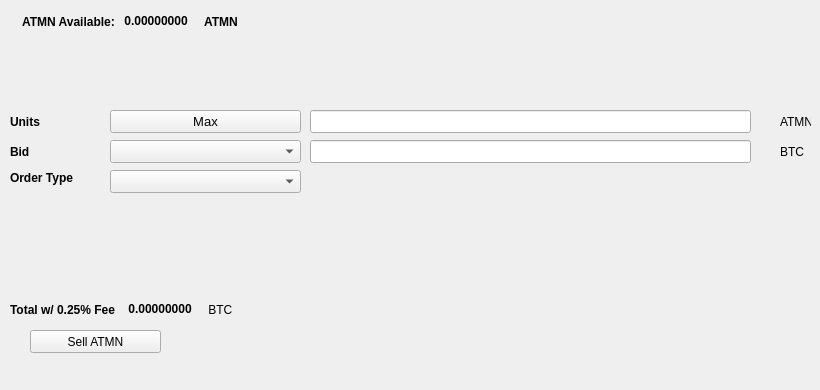
   <widget class="QWidget" name="SellTab">
    <attribute name="title">
     <string>Sell</string>
    </attribute>
    <widget class="QLabel" name="label_16">
     <property name="geometry">
      <rect>
       <x>780</x>
       <y>140</y>
       <width>31</width>
       <height>23</height>
      </rect>
     </property>
     <property name="text">
      <string>BTC</string>
     </property>
    </widget>
    <widget class="QComboBox" name="SellBidcomboBox">
     <property name="geometry">
      <rect>
       <x>110</x>
       <y>140</y>
       <width>191</width>
       <height>23</height>
      </rect>
     </property>
     <property name="font">
      <font>
       <pointsize>10</pointsize>
      </font>
     </property>
    </widget>
    <widget class="QLabel" name="label_18">
     <property name="geometry">
      <rect>
       <x>10</x>
       <y>110</y>
       <width>46</width>
       <height>23</height>
      </rect>
     </property>
     <property name="font">
      <font>
       <weight>75</weight>
       <bold>true</bold>
      </font>
     </property>
     <property name="text">
      <string>Units</string>
     </property>
    </widget>
    <widget class="QPushButton" name="Sell_Max_Amount">
     <property name="geometry">
      <rect>
       <x>110</x>
       <y>110</y>
       <width>191</width>
       <height>23</height>
      </rect>
     </property>
     <property name="font">
      <font>
       <pointsize>10</pointsize>
      </font>
     </property>
     <property name="text">
      <string>Max</string>
     </property>
    </widget>
    <widget class="QLabel" name="label_20">
     <property name="geometry">
      <rect>
       <x>10</x>
       <y>170</y>
       <width>91</width>
       <height>16</height>
      </rect>
     </property>
     <property name="font">
      <font>
       <weight>75</weight>
       <bold>true</bold>
      </font>
     </property>
     <property name="text">
      <string>Order Type</string>
     </property>
    </widget>
    <widget class="QComboBox" name="SellOrdertypeCombo">
     <property name="geometry">
      <rect>
       <x>110</x>
       <y>170</y>
       <width>191</width>
       <height>23</height>
      </rect>
     </property>
     <property name="font">
      <font>
       <pointsize>10</pointsize>
      </font>
     </property>
    </widget>
    <widget class="QLabel" name="label_21">
     <property name="geometry">
      <rect>
       <x>10</x>
       <y>140</y>
       <width>46</width>
       <height>23</height>
      </rect>
     </property>
     <property name="font">
      <font>
       <weight>75</weight>
       <bold>true</bold>
      </font>
     </property>
     <property name="text">
      <string>Bid</string>
     </property>
    </widget>
    <widget class="QLabel" name="label_22">
     <property name="geometry">
      <rect>
       <x>780</x>
       <y>110</y>
       <width>31</width>
       <height>23</height>
      </rect>
     </property>
     <property name="text">
      <string>ATMN</string>
     </property>
    </widget>
    <widget class="QLineEdit" name="UnitsInputENZ">
     <property name="geometry">
      <rect>
       <x>310</x>
       <y>110</y>
       <width>441</width>
       <height>23</height>
      </rect>
     </property>
     <property name="font">
      <font>
       <pointsize>9</pointsize>
       <weight>75</weight>
       <bold>true</bold>
      </font>
     </property>
    </widget>
    <widget class="QLineEdit" name="SellBidPriceEdit">
     <property name="geometry">
      <rect>
       <x>310</x>
       <y>140</y>
       <width>441</width>
       <height>23</height>
      </rect>
     </property>
     <property name="font">
      <font>
       <pointsize>9</pointsize>
       <weight>75</weight>
       <bold>true</bold>
      </font>
     </property>
    </widget>
    <widget class="QPushButton" name="SellENZBTN">
     <property name="geometry">
      <rect>
       <x>30</x>
       <y>330</y>
       <width>131</width>
       <height>23</height>
      </rect>
     </property>
     <property name="text">
      <string>Sell ATMN</string>
     </property>
     <property name="icon">
      <iconset resource="../antimony">
       <normaloff>:/icons/bitcoin</normaloff>:/icons/bitcoin</iconset>
     </property>
    </widget>
    <widget class="QWidget" name="layoutWidget3">
     <property name="geometry">
      <rect>
       <x>22</x>
       <y>12</y>
       <width>258</width>
       <height>19</height>
      </rect>
     </property>
     <layout class="QHBoxLayout" name="horizontalLayout">
      <item>
       <widget class="QLabel" name="label232_2">
        <property name="font">
         <font>
          <weight>75</weight>
          <bold>true</bold>
         </font>
        </property>
        <property name="text">
         <string>ATMN Available:</string>
        </property>
       </widget>
      </item>
      <item>
       <widget class="QLabel" name="ENZAvailableLabel">
        <property name="palette">
         <palette>
          <active>
           <colorrole role="WindowText">
            <brush brushstyle="SolidPattern">
             <color alpha="255">
              <red>0</red>
              <green>0</green>
              <blue>0</blue>
             </color>
            </brush>
           </colorrole>
           <colorrole role="Button">
            <brush brushstyle="SolidPattern">
             <color alpha="255">
              <red>0</red>
              <green>170</green>
              <blue>0</blue>
             </color>
            </brush>
           </colorrole>
           <colorrole role="Light">
            <brush brushstyle="SolidPattern">
             <color alpha="255">
              <red>0</red>
              <green>255</green>
              <blue>0</blue>
             </color>
            </brush>
           </colorrole>
           <colorrole role="Midlight">
            <brush brushstyle="SolidPattern">
             <color alpha="255">
              <red>0</red>
              <green>212</green>
              <blue>0</blue>
             </color>
            </brush>
           </colorrole>
           <colorrole role="Dark">
            <brush brushstyle="SolidPattern">
             <color alpha="255">
              <red>0</red>
              <green>85</green>
              <blue>0</blue>
             </color>
            </brush>
           </colorrole>
           <colorrole role="Mid">
            <brush brushstyle="SolidPattern">
             <color alpha="255">
              <red>0</red>
              <green>113</green>
              <blue>0</blue>
             </color>
            </brush>
           </colorrole>
           <colorrole role="Text">
            <brush brushstyle="SolidPattern">
             <color alpha="255">
              <red>0</red>
              <green>170</green>
              <blue>0</blue>
             </color>
            </brush>
           </colorrole>
           <colorrole role="BrightText">
            <brush brushstyle="SolidPattern">
             <color alpha="255">
              <red>255</red>
              <green>255</green>
              <blue>255</blue>
             </color>
            </brush>
           </colorrole>
           <colorrole role="ButtonText">
            <brush brushstyle="SolidPattern">
             <color alpha="255">
              <red>0</red>
              <green>0</green>
              <blue>0</blue>
             </color>
            </brush>
           </colorrole>
           <colorrole role="Base">
            <brush brushstyle="SolidPattern">
             <color alpha="255">
              <red>255</red>
              <green>255</green>
              <blue>255</blue>
             </color>
            </brush>
           </colorrole>
           <colorrole role="Window">
            <brush brushstyle="SolidPattern">
             <color alpha="255">
              <red>0</red>
              <green>170</green>
              <blue>0</blue>
             </color>
            </brush>
           </colorrole>
           <colorrole role="Shadow">
            <brush brushstyle="SolidPattern">
             <color alpha="255">
              <red>0</red>
              <green>0</green>
              <blue>0</blue>
             </color>
            </brush>
           </colorrole>
           <colorrole role="AlternateBase">
            <brush brushstyle="SolidPattern">
             <color alpha="255">
              <red>127</red>
              <green>212</green>
              <blue>127</blue>
             </color>
            </brush>
           </colorrole>
           <colorrole role="ToolTipBase">
            <brush brushstyle="SolidPattern">
             <color alpha="255">
              <red>255</red>
              <green>255</green>
              <blue>220</blue>
             </color>
            </brush>
           </colorrole>
           <colorrole role="ToolTipText">
            <brush brushstyle="SolidPattern">
             <color alpha="255">
              <red>0</red>
              <green>0</green>
              <blue>0</blue>
             </color>
            </brush>
           </colorrole>
          </active>
          <inactive>
           <colorrole role="WindowText">
            <brush brushstyle="SolidPattern">
             <color alpha="255">
              <red>0</red>
              <green>0</green>
              <blue>0</blue>
             </color>
            </brush>
           </colorrole>
           <colorrole role="Button">
            <brush brushstyle="SolidPattern">
             <color alpha="255">
              <red>0</red>
              <green>170</green>
              <blue>0</blue>
             </color>
            </brush>
           </colorrole>
           <colorrole role="Light">
            <brush brushstyle="SolidPattern">
             <color alpha="255">
              <red>0</red>
              <green>255</green>
              <blue>0</blue>
             </color>
            </brush>
           </colorrole>
           <colorrole role="Midlight">
            <brush brushstyle="SolidPattern">
             <color alpha="255">
              <red>0</red>
              <green>212</green>
              <blue>0</blue>
             </color>
            </brush>
           </colorrole>
           <colorrole role="Dark">
            <brush brushstyle="SolidPattern">
             <color alpha="255">
              <red>0</red>
              <green>85</green>
              <blue>0</blue>
             </color>
            </brush>
           </colorrole>
           <colorrole role="Mid">
            <brush brushstyle="SolidPattern">
             <color alpha="255">
              <red>0</red>
              <green>113</green>
              <blue>0</blue>
             </color>
            </brush>
           </colorrole>
           <colorrole role="Text">
            <brush brushstyle="SolidPattern">
             <color alpha="255">
              <red>0</red>
              <green>170</green>
              <blue>0</blue>
             </color>
            </brush>
           </colorrole>
           <colorrole role="BrightText">
            <brush brushstyle="SolidPattern">
             <color alpha="255">
              <red>255</red>
              <green>255</green>
              <blue>255</blue>
             </color>
            </brush>
           </colorrole>
           <colorrole role="ButtonText">
            <brush brushstyle="SolidPattern">
             <color alpha="255">
              <red>0</red>
              <green>0</green>
              <blue>0</blue>
             </color>
            </brush>
           </colorrole>
           <colorrole role="Base">
            <brush brushstyle="SolidPattern">
             <color alpha="255">
              <red>255</red>
              <green>255</green>
              <blue>255</blue>
             </color>
            </brush>
           </colorrole>
           <colorrole role="Window">
            <brush brushstyle="SolidPattern">
             <color alpha="255">
              <red>0</red>
              <green>170</green>
              <blue>0</blue>
             </color>
            </brush>
           </colorrole>
           <colorrole role="Shadow">
            <brush brushstyle="SolidPattern">
             <color alpha="255">
              <red>0</red>
              <green>0</green>
              <blue>0</blue>
             </color>
            </brush>
           </colorrole>
           <colorrole role="AlternateBase">
            <brush brushstyle="SolidPattern">
             <color alpha="255">
              <red>127</red>
              <green>212</green>
              <blue>127</blue>
             </color>
            </brush>
           </colorrole>
           <colorrole role="ToolTipBase">
            <brush brushstyle="SolidPattern">
             <color alpha="255">
              <red>255</red>
              <green>255</green>
              <blue>220</blue>
             </color>
            </brush>
           </colorrole>
           <colorrole role="ToolTipText">
            <brush brushstyle="SolidPattern">
             <color alpha="255">
              <red>0</red>
              <green>0</green>
              <blue>0</blue>
             </color>
            </brush>
           </colorrole>
          </inactive>
          <disabled>
           <colorrole role="WindowText">
            <brush brushstyle="SolidPattern">
             <color alpha="255">
              <red>0</red>
              <green>85</green>
              <blue>0</blue>
             </color>
            </brush>
           </colorrole>
           <colorrole role="Button">
            <brush brushstyle="SolidPattern">
             <color alpha="255">
              <red>0</red>
              <green>170</green>
              <blue>0</blue>
             </color>
            </brush>
           </colorrole>
           <colorrole role="Light">
            <brush brushstyle="SolidPattern">
             <color alpha="255">
              <red>0</red>
              <green>255</green>
              <blue>0</blue>
             </color>
            </brush>
           </colorrole>
           <colorrole role="Midlight">
            <brush brushstyle="SolidPattern">
             <color alpha="255">
              <red>0</red>
              <green>212</green>
              <blue>0</blue>
             </color>
            </brush>
           </colorrole>
           <colorrole role="Dark">
            <brush brushstyle="SolidPattern">
             <color alpha="255">
              <red>0</red>
              <green>85</green>
              <blue>0</blue>
             </color>
            </brush>
           </colorrole>
           <colorrole role="Mid">
            <brush brushstyle="SolidPattern">
             <color alpha="255">
              <red>0</red>
              <green>113</green>
              <blue>0</blue>
             </color>
            </brush>
           </colorrole>
           <colorrole role="Text">
            <brush brushstyle="SolidPattern">
             <color alpha="255">
              <red>0</red>
              <green>85</green>
              <blue>0</blue>
             </color>
            </brush>
           </colorrole>
           <colorrole role="BrightText">
            <brush brushstyle="SolidPattern">
             <color alpha="255">
              <red>255</red>
              <green>255</green>
              <blue>255</blue>
             </color>
            </brush>
           </colorrole>
           <colorrole role="ButtonText">
            <brush brushstyle="SolidPattern">
             <color alpha="255">
              <red>0</red>
              <green>85</green>
              <blue>0</blue>
             </color>
            </brush>
           </colorrole>
           <colorrole role="Base">
            <brush brushstyle="SolidPattern">
             <color alpha="255">
              <red>0</red>
              <green>170</green>
              <blue>0</blue>
             </color>
            </brush>
           </colorrole>
           <colorrole role="Window">
            <brush brushstyle="SolidPattern">
             <color alpha="255">
              <red>0</red>
              <green>170</green>
              <blue>0</blue>
             </color>
            </brush>
           </colorrole>
           <colorrole role="Shadow">
            <brush brushstyle="SolidPattern">
             <color alpha="255">
              <red>0</red>
              <green>0</green>
              <blue>0</blue>
             </color>
            </brush>
           </colorrole>
           <colorrole role="AlternateBase">
            <brush brushstyle="SolidPattern">
             <color alpha="255">
              <red>0</red>
              <green>170</green>
              <blue>0</blue>
             </color>
            </brush>
           </colorrole>
           <colorrole role="ToolTipBase">
            <brush brushstyle="SolidPattern">
             <color alpha="255">
              <red>255</red>
              <green>255</green>
              <blue>220</blue>
             </color>
            </brush>
           </colorrole>
           <colorrole role="ToolTipText">
            <brush brushstyle="SolidPattern">
             <color alpha="255">
              <red>0</red>
              <green>0</green>
              <blue>0</blue>
             </color>
            </brush>
           </colorrole>
          </disabled>
         </palette>
        </property>
        <property name="font">
         <font>
          <weight>75</weight>
          <bold>true</bold>
         </font>
        </property>
        <property name="text">
         <string> 0.00000000 </string>
        </property>
        <property name="textInteractionFlags">
         <set>Qt::LinksAccessibleByMouse|Qt::TextSelectableByKeyboard|Qt::TextSelectableByMouse</set>
        </property>
       </widget>
      </item>
      <item>
       <widget class="QLabel" name="labelENZ">
        <property name="font">
         <font>
          <weight>75</weight>
          <bold>true</bold>
         </font>
        </property>
        <property name="text">
         <string>ATMN</string>
        </property>
       </widget>
      </item>
     </layout>
    </widget>
    <widget class="QWidget" name="layoutWidget">
     <property name="geometry">
      <rect>
       <x>10</x>
       <y>300</y>
       <width>268</width>
       <height>19</height>
      </rect>
     </property>
     <layout class="QHBoxLayout" name="horizontalLayout_2">
      <item>
       <widget class="QLabel" name="label_19">
        <property name="font">
         <font>
          <weight>75</weight>
          <bold>true</bold>
         </font>
        </property>
        <property name="text">
         <string>Total w/ 0.25% Fee </string>
        </property>
       </widget>
      </item>
      <item>
       <widget class="QLabel" name="SellCostLabel">
        <property name="palette">
         <palette>
          <active>
           <colorrole role="WindowText">
            <brush brushstyle="SolidPattern">
             <color alpha="255">
              <red>0</red>
              <green>0</green>
              <blue>0</blue>
             </color>
            </brush>
           </colorrole>
           <colorrole role="Button">
            <brush brushstyle="SolidPattern">
             <color alpha="255">
              <red>0</red>
              <green>170</green>
              <blue>0</blue>
             </color>
            </brush>
           </colorrole>
           <colorrole role="Light">
            <brush brushstyle="SolidPattern">
             <color alpha="255">
              <red>0</red>
              <green>255</green>
              <blue>0</blue>
             </color>
            </brush>
           </colorrole>
           <colorrole role="Midlight">
            <brush brushstyle="SolidPattern">
             <color alpha="255">
              <red>0</red>
              <green>212</green>
              <blue>0</blue>
             </color>
            </brush>
           </colorrole>
           <colorrole role="Dark">
            <brush brushstyle="SolidPattern">
             <color alpha="255">
              <red>0</red>
              <green>85</green>
              <blue>0</blue>
             </color>
            </brush>
           </colorrole>
           <colorrole role="Mid">
            <brush brushstyle="SolidPattern">
             <color alpha="255">
              <red>0</red>
              <green>113</green>
              <blue>0</blue>
             </color>
            </brush>
           </colorrole>
           <colorrole role="Text">
            <brush brushstyle="SolidPattern">
             <color alpha="255">
              <red>0</red>
              <green>170</green>
              <blue>0</blue>
             </color>
            </brush>
           </colorrole>
           <colorrole role="BrightText">
            <brush brushstyle="SolidPattern">
             <color alpha="255">
              <red>255</red>
              <green>255</green>
              <blue>255</blue>
             </color>
            </brush>
           </colorrole>
           <colorrole role="ButtonText">
            <brush brushstyle="SolidPattern">
             <color alpha="255">
              <red>0</red>
              <green>0</green>
              <blue>0</blue>
             </color>
            </brush>
           </colorrole>
           <colorrole role="Base">
            <brush brushstyle="SolidPattern">
             <color alpha="255">
              <red>255</red>
              <green>255</green>
              <blue>255</blue>
             </color>
            </brush>
           </colorrole>
           <colorrole role="Window">
            <brush brushstyle="SolidPattern">
             <color alpha="255">
              <red>0</red>
              <green>170</green>
              <blue>0</blue>
             </color>
            </brush>
           </colorrole>
           <colorrole role="Shadow">
            <brush brushstyle="SolidPattern">
             <color alpha="255">
              <red>0</red>
              <green>0</green>
              <blue>0</blue>
             </color>
            </brush>
           </colorrole>
           <colorrole role="AlternateBase">
            <brush brushstyle="SolidPattern">
             <color alpha="255">
              <red>127</red>
              <green>212</green>
              <blue>127</blue>
             </color>
            </brush>
           </colorrole>
           <colorrole role="ToolTipBase">
            <brush brushstyle="SolidPattern">
             <color alpha="255">
              <red>255</red>
              <green>255</green>
              <blue>220</blue>
             </color>
            </brush>
           </colorrole>
           <colorrole role="ToolTipText">
            <brush brushstyle="SolidPattern">
             <color alpha="255">
              <red>0</red>
              <green>0</green>
              <blue>0</blue>
             </color>
            </brush>
           </colorrole>
          </active>
          <inactive>
           <colorrole role="WindowText">
            <brush brushstyle="SolidPattern">
             <color alpha="255">
              <red>0</red>
              <green>0</green>
              <blue>0</blue>
             </color>
            </brush>
           </colorrole>
           <colorrole role="Button">
            <brush brushstyle="SolidPattern">
             <color alpha="255">
              <red>0</red>
              <green>170</green>
              <blue>0</blue>
             </color>
            </brush>
           </colorrole>
           <colorrole role="Light">
            <brush brushstyle="SolidPattern">
             <color alpha="255">
              <red>0</red>
              <green>255</green>
              <blue>0</blue>
             </color>
            </brush>
           </colorrole>
           <colorrole role="Midlight">
            <brush brushstyle="SolidPattern">
             <color alpha="255">
              <red>0</red>
              <green>212</green>
              <blue>0</blue>
             </color>
            </brush>
           </colorrole>
           <colorrole role="Dark">
            <brush brushstyle="SolidPattern">
             <color alpha="255">
              <red>0</red>
              <green>85</green>
              <blue>0</blue>
             </color>
            </brush>
           </colorrole>
           <colorrole role="Mid">
            <brush brushstyle="SolidPattern">
             <color alpha="255">
              <red>0</red>
              <green>113</green>
              <blue>0</blue>
             </color>
            </brush>
           </colorrole>
           <colorrole role="Text">
            <brush brushstyle="SolidPattern">
             <color alpha="255">
              <red>0</red>
              <green>170</green>
              <blue>0</blue>
             </color>
            </brush>
           </colorrole>
           <colorrole role="BrightText">
            <brush brushstyle="SolidPattern">
             <color alpha="255">
              <red>255</red>
              <green>255</green>
              <blue>255</blue>
             </color>
            </brush>
           </colorrole>
           <colorrole role="ButtonText">
            <brush brushstyle="SolidPattern">
             <color alpha="255">
              <red>0</red>
              <green>0</green>
              <blue>0</blue>
             </color>
            </brush>
           </colorrole>
           <colorrole role="Base">
            <brush brushstyle="SolidPattern">
             <color alpha="255">
              <red>255</red>
              <green>255</green>
              <blue>255</blue>
             </color>
            </brush>
           </colorrole>
           <colorrole role="Window">
            <brush brushstyle="SolidPattern">
             <color alpha="255">
              <red>0</red>
              <green>170</green>
              <blue>0</blue>
             </color>
            </brush>
           </colorrole>
           <colorrole role="Shadow">
            <brush brushstyle="SolidPattern">
             <color alpha="255">
              <red>0</red>
              <green>0</green>
              <blue>0</blue>
             </color>
            </brush>
           </colorrole>
           <colorrole role="AlternateBase">
            <brush brushstyle="SolidPattern">
             <color alpha="255">
              <red>127</red>
              <green>212</green>
              <blue>127</blue>
             </color>
            </brush>
           </colorrole>
           <colorrole role="ToolTipBase">
            <brush brushstyle="SolidPattern">
             <color alpha="255">
              <red>255</red>
              <green>255</green>
              <blue>220</blue>
             </color>
            </brush>
           </colorrole>
           <colorrole role="ToolTipText">
            <brush brushstyle="SolidPattern">
             <color alpha="255">
              <red>0</red>
              <green>0</green>
              <blue>0</blue>
             </color>
            </brush>
           </colorrole>
          </inactive>
          <disabled>
           <colorrole role="WindowText">
            <brush brushstyle="SolidPattern">
             <color alpha="255">
              <red>0</red>
              <green>85</green>
              <blue>0</blue>
             </color>
            </brush>
           </colorrole>
           <colorrole role="Button">
            <brush brushstyle="SolidPattern">
             <color alpha="255">
              <red>0</red>
              <green>170</green>
              <blue>0</blue>
             </color>
            </brush>
           </colorrole>
           <colorrole role="Light">
            <brush brushstyle="SolidPattern">
             <color alpha="255">
              <red>0</red>
              <green>255</green>
              <blue>0</blue>
             </color>
            </brush>
           </colorrole>
           <colorrole role="Midlight">
            <brush brushstyle="SolidPattern">
             <color alpha="255">
              <red>0</red>
              <green>212</green>
              <blue>0</blue>
             </color>
            </brush>
           </colorrole>
           <colorrole role="Dark">
            <brush brushstyle="SolidPattern">
             <color alpha="255">
              <red>0</red>
              <green>85</green>
              <blue>0</blue>
             </color>
            </brush>
           </colorrole>
           <colorrole role="Mid">
            <brush brushstyle="SolidPattern">
             <color alpha="255">
              <red>0</red>
              <green>113</green>
              <blue>0</blue>
             </color>
            </brush>
           </colorrole>
           <colorrole role="Text">
            <brush brushstyle="SolidPattern">
             <color alpha="255">
              <red>0</red>
              <green>85</green>
              <blue>0</blue>
             </color>
            </brush>
           </colorrole>
           <colorrole role="BrightText">
            <brush brushstyle="SolidPattern">
             <color alpha="255">
              <red>255</red>
              <green>255</green>
              <blue>255</blue>
             </color>
            </brush>
           </colorrole>
           <colorrole role="ButtonText">
            <brush brushstyle="SolidPattern">
             <color alpha="255">
              <red>0</red>
              <green>85</green>
              <blue>0</blue>
             </color>
            </brush>
           </colorrole>
           <colorrole role="Base">
            <brush brushstyle="SolidPattern">
             <color alpha="255">
              <red>0</red>
              <green>170</green>
              <blue>0</blue>
             </color>
            </brush>
           </colorrole>
           <colorrole role="Window">
            <brush brushstyle="SolidPattern">
             <color alpha="255">
              <red>0</red>
              <green>170</green>
              <blue>0</blue>
             </color>
            </brush>
           </colorrole>
           <colorrole role="Shadow">
            <brush brushstyle="SolidPattern">
             <color alpha="255">
              <red>0</red>
              <green>0</green>
              <blue>0</blue>
             </color>
            </brush>
           </colorrole>
           <colorrole role="AlternateBase">
            <brush brushstyle="SolidPattern">
             <color alpha="255">
              <red>0</red>
              <green>170</green>
              <blue>0</blue>
             </color>
            </brush>
           </colorrole>
           <colorrole role="ToolTipBase">
            <brush brushstyle="SolidPattern">
             <color alpha="255">
              <red>255</red>
              <green>255</green>
              <blue>220</blue>
             </color>
            </brush>
           </colorrole>
           <colorrole role="ToolTipText">
            <brush brushstyle="SolidPattern">
             <color alpha="255">
              <red>0</red>
              <green>0</green>
              <blue>0</blue>
             </color>
            </brush>
           </colorrole>
          </disabled>
         </palette>
        </property>
        <property name="font">
         <font>
          <weight>75</weight>
          <bold>true</bold>
         </font>
        </property>
        <property name="autoFillBackground">
         <bool>false</bool>
        </property>
        <property name="text">
         <string> 0.00000000</string>
        </property>
        <property name="textInteractionFlags">
         <set>Qt::LinksAccessibleByMouse|Qt::TextSelectableByMouse</set>
        </property>
       </widget>
      </item>
      <item>
       <widget class="QLabel" name="label_17">
        <property name="font">
         <font>
          <weight>50</weight>
          <bold>false</bold>
         </font>
        </property>
        <property name="text">
         <string> BTC</string>
        </property>
       </widget>
      </item>
     </layout>
    </widget>
    <widget class="QLabel" name="label_23">
     <property name="geometry">
      <rect>
       <x>460</x>
       <y>300</y>
       <width>281</width>
       <height>81</height>
      </rect>
     </property>
     <property name="text">
      <string/>
     </property>
     <property name="pixmap">
      <pixmap>:/images/bittrex</pixmap>
     </property>
    </widget>
   </widget>
